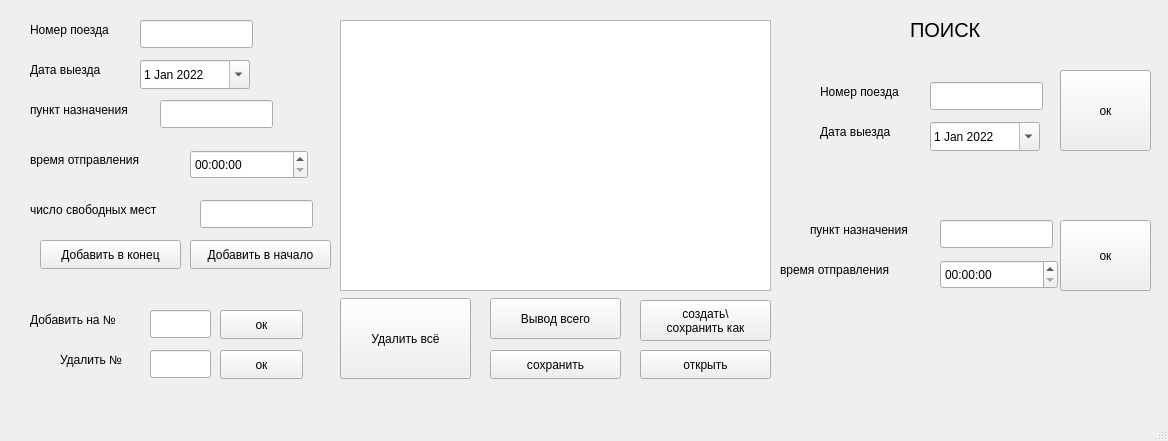
<?xml version="1.0" encoding="UTF-8"?>
<ui version="4.0">
 <class>MainWindow</class>
 <widget class="QMainWindow" name="MainWindow">
  <property name="geometry">
   <rect>
    <x>0</x>
    <y>0</y>
    <width>1168</width>
    <height>441</height>
   </rect>
  </property>
  <property name="windowTitle">
   <string>MainWindow</string>
  </property>
  <widget class="QWidget" name="centralwidget">
   <widget class="QLabel" name="label">
    <property name="geometry">
     <rect>
      <x>30</x>
      <y>60</y>
      <width>91</width>
      <height>20</height>
     </rect>
    </property>
    <property name="text">
     <string>Дата выезда</string>
    </property>
   </widget>
   <widget class="QLabel" name="label_2">
    <property name="geometry">
     <rect>
      <x>30</x>
      <y>100</y>
      <width>131</width>
      <height>20</height>
     </rect>
    </property>
    <property name="text">
     <string>пункт назначения</string>
    </property>
   </widget>
   <widget class="QLineEdit" name="location">
    <property name="geometry">
     <rect>
      <x>160</x>
      <y>100</y>
      <width>113</width>
      <height>28</height>
     </rect>
    </property>
    <property name="text">
     <string/>
    </property>
   </widget>
   <widget class="QLabel" name="label_3">
    <property name="geometry">
     <rect>
      <x>30</x>
      <y>150</y>
      <width>141</width>
      <height>20</height>
     </rect>
    </property>
    <property name="text">
     <string>время отправления</string>
    </property>
   </widget>
   <widget class="QLineEdit" name="freePlaces">
    <property name="geometry">
     <rect>
      <x>200</x>
      <y>200</y>
      <width>113</width>
      <height>28</height>
     </rect>
    </property>
    <property name="text">
     <string/>
    </property>
   </widget>
   <widget class="QLabel" name="label_4">
    <property name="geometry">
     <rect>
      <x>30</x>
      <y>200</y>
      <width>161</width>
      <height>20</height>
     </rect>
    </property>
    <property name="text">
     <string>число свободных мест</string>
    </property>
   </widget>
   <widget class="QTextBrowser" name="textBrowser">
    <property name="geometry">
     <rect>
      <x>340</x>
      <y>20</y>
      <width>431</width>
      <height>271</height>
     </rect>
    </property>
   </widget>
   <widget class="QPushButton" name="addInfo_Tail">
    <property name="geometry">
     <rect>
      <x>40</x>
      <y>240</y>
      <width>141</width>
      <height>29</height>
     </rect>
    </property>
    <property name="text">
     <string>Добавить в конец</string>
    </property>
   </widget>
   <widget class="QPushButton" name="out">
    <property name="geometry">
     <rect>
      <x>490</x>
      <y>298</y>
      <width>131</width>
      <height>41</height>
     </rect>
    </property>
    <property name="text">
     <string>Вывод всего</string>
    </property>
   </widget>
   <widget class="QLabel" name="label_5">
    <property name="geometry">
     <rect>
      <x>30</x>
      <y>20</y>
      <width>111</width>
      <height>20</height>
     </rect>
    </property>
    <property name="text">
     <string>Номер поезда</string>
    </property>
   </widget>
   <widget class="QLineEdit" name="number">
    <property name="geometry">
     <rect>
      <x>140</x>
      <y>20</y>
      <width>113</width>
      <height>28</height>
     </rect>
    </property>
    <property name="text">
     <string/>
    </property>
   </widget>
   <widget class="QDateEdit" name="date_2">
    <property name="geometry">
     <rect>
      <x>140</x>
      <y>60</y>
      <width>110</width>
      <height>29</height>
     </rect>
    </property>
    <property name="acceptDrops">
     <bool>false</bool>
    </property>
    <property name="autoFillBackground">
     <bool>false</bool>
    </property>
    <property name="wrapping">
     <bool>false</bool>
    </property>
    <property name="frame">
     <bool>true</bool>
    </property>
    <property name="readOnly">
     <bool>false</bool>
    </property>
    <property name="accelerated">
     <bool>false</bool>
    </property>
    <property name="keyboardTracking">
     <bool>true</bool>
    </property>
    <property name="showGroupSeparator" stdset="0">
     <bool>false</bool>
    </property>
    <property name="minimumDate">
     <date>
      <year>2022</year>
      <month>1</month>
      <day>1</day>
     </date>
    </property>
    <property name="calendarPopup">
     <bool>true</bool>
    </property>
    <property name="currentSectionIndex">
     <number>0</number>
    </property>
   </widget>
   <widget class="QTimeEdit" name="timeEdit">
    <property name="geometry">
     <rect>
      <x>190</x>
      <y>150</y>
      <width>118</width>
      <height>29</height>
     </rect>
    </property>
    <property name="showGroupSeparator" stdset="0">
     <bool>false</bool>
    </property>
    <property name="calendarPopup">
     <bool>true</bool>
    </property>
   </widget>
   <widget class="QPushButton" name="addInfo_Head">
    <property name="geometry">
     <rect>
      <x>190</x>
      <y>240</y>
      <width>141</width>
      <height>29</height>
     </rect>
    </property>
    <property name="text">
     <string>Добавить в начало</string>
    </property>
   </widget>
   <widget class="QLabel" name="label_6">
    <property name="geometry">
     <rect>
      <x>30</x>
      <y>310</y>
      <width>111</width>
      <height>20</height>
     </rect>
    </property>
    <property name="text">
     <string>Добавить на №</string>
    </property>
   </widget>
   <widget class="QLineEdit" name="insertNumber">
    <property name="geometry">
     <rect>
      <x>150</x>
      <y>310</y>
      <width>61</width>
      <height>28</height>
     </rect>
    </property>
    <property name="text">
     <string/>
    </property>
   </widget>
   <widget class="QPushButton" name="insert">
    <property name="geometry">
     <rect>
      <x>220</x>
      <y>310</y>
      <width>83</width>
      <height>29</height>
     </rect>
    </property>
    <property name="text">
     <string>ок</string>
    </property>
   </widget>
   <widget class="QLabel" name="label_7">
    <property name="geometry">
     <rect>
      <x>60</x>
      <y>350</y>
      <width>111</width>
      <height>20</height>
     </rect>
    </property>
    <property name="text">
     <string>Удалить №</string>
    </property>
   </widget>
   <widget class="QPushButton" name="deletenumber">
    <property name="geometry">
     <rect>
      <x>220</x>
      <y>350</y>
      <width>83</width>
      <height>29</height>
     </rect>
    </property>
    <property name="text">
     <string>ок</string>
    </property>
   </widget>
   <widget class="QLineEdit" name="deleteNumber">
    <property name="geometry">
     <rect>
      <x>150</x>
      <y>350</y>
      <width>61</width>
      <height>28</height>
     </rect>
    </property>
    <property name="text">
     <string/>
    </property>
   </widget>
   <widget class="QPushButton" name="deleteAll">
    <property name="geometry">
     <rect>
      <x>340</x>
      <y>298</y>
      <width>131</width>
      <height>81</height>
     </rect>
    </property>
    <property name="text">
     <string>Удалить всё</string>
    </property>
   </widget>
   <widget class="QLabel" name="label_9">
    <property name="geometry">
     <rect>
      <x>820</x>
      <y>82</y>
      <width>111</width>
      <height>20</height>
     </rect>
    </property>
    <property name="text">
     <string>Номер поезда</string>
    </property>
   </widget>
   <widget class="QLineEdit" name="number_2">
    <property name="geometry">
     <rect>
      <x>930</x>
      <y>82</y>
      <width>113</width>
      <height>28</height>
     </rect>
    </property>
    <property name="text">
     <string/>
    </property>
   </widget>
   <widget class="QLabel" name="label_10">
    <property name="geometry">
     <rect>
      <x>820</x>
      <y>122</y>
      <width>91</width>
      <height>20</height>
     </rect>
    </property>
    <property name="text">
     <string>Дата выезда</string>
    </property>
   </widget>
   <widget class="QDateEdit" name="date_3">
    <property name="geometry">
     <rect>
      <x>930</x>
      <y>122</y>
      <width>110</width>
      <height>29</height>
     </rect>
    </property>
    <property name="acceptDrops">
     <bool>false</bool>
    </property>
    <property name="autoFillBackground">
     <bool>false</bool>
    </property>
    <property name="wrapping">
     <bool>false</bool>
    </property>
    <property name="frame">
     <bool>true</bool>
    </property>
    <property name="readOnly">
     <bool>false</bool>
    </property>
    <property name="accelerated">
     <bool>false</bool>
    </property>
    <property name="keyboardTracking">
     <bool>true</bool>
    </property>
    <property name="showGroupSeparator" stdset="0">
     <bool>false</bool>
    </property>
    <property name="minimumDate">
     <date>
      <year>2022</year>
      <month>1</month>
      <day>1</day>
     </date>
    </property>
    <property name="calendarPopup">
     <bool>true</bool>
    </property>
    <property name="currentSectionIndex">
     <number>0</number>
    </property>
   </widget>
   <widget class="QPushButton" name="pushButton">
    <property name="geometry">
     <rect>
      <x>1060</x>
      <y>70</y>
      <width>91</width>
      <height>81</height>
     </rect>
    </property>
    <property name="text">
     <string>ок</string>
    </property>
   </widget>
   <widget class="QLabel" name="label_11">
    <property name="geometry">
     <rect>
      <x>810</x>
      <y>220</y>
      <width>131</width>
      <height>20</height>
     </rect>
    </property>
    <property name="text">
     <string>пункт назначения</string>
    </property>
   </widget>
   <widget class="QLineEdit" name="location_2">
    <property name="geometry">
     <rect>
      <x>940</x>
      <y>220</y>
      <width>113</width>
      <height>28</height>
     </rect>
    </property>
    <property name="text">
     <string/>
    </property>
   </widget>
   <widget class="QLabel" name="label_12">
    <property name="geometry">
     <rect>
      <x>780</x>
      <y>260</y>
      <width>141</width>
      <height>20</height>
     </rect>
    </property>
    <property name="text">
     <string>время отправления</string>
    </property>
   </widget>
   <widget class="QTimeEdit" name="timeEdit_2">
    <property name="geometry">
     <rect>
      <x>940</x>
      <y>260</y>
      <width>118</width>
      <height>29</height>
     </rect>
    </property>
    <property name="showGroupSeparator" stdset="0">
     <bool>false</bool>
    </property>
    <property name="calendarPopup">
     <bool>true</bool>
    </property>
   </widget>
   <widget class="QPushButton" name="pushButton_2">
    <property name="geometry">
     <rect>
      <x>1060</x>
      <y>220</y>
      <width>91</width>
      <height>71</height>
     </rect>
    </property>
    <property name="text">
     <string>ок</string>
    </property>
   </widget>
   <widget class="QLabel" name="label_13">
    <property name="geometry">
     <rect>
      <x>910</x>
      <y>20</y>
      <width>111</width>
      <height>20</height>
     </rect>
    </property>
    <property name="font">
     <font>
      <pointsize>15</pointsize>
     </font>
    </property>
    <property name="text">
     <string>ПОИСК</string>
    </property>
   </widget>
   <widget class="QPushButton" name="save">
    <property name="geometry">
     <rect>
      <x>490</x>
      <y>350</y>
      <width>131</width>
      <height>29</height>
     </rect>
    </property>
    <property name="text">
     <string>сохранить</string>
    </property>
   </widget>
   <widget class="QPushButton" name="create">
    <property name="geometry">
     <rect>
      <x>640</x>
      <y>300</y>
      <width>131</width>
      <height>41</height>
     </rect>
    </property>
    <property name="text">
     <string>создать\
сохранить как</string>
    </property>
   </widget>
   <widget class="QPushButton" name="open">
    <property name="geometry">
     <rect>
      <x>640</x>
      <y>350</y>
      <width>131</width>
      <height>29</height>
     </rect>
    </property>
    <property name="text">
     <string>открыть</string>
    </property>
   </widget>
  </widget>
  <widget class="QMenuBar" name="menubar">
   <property name="geometry">
    <rect>
     <x>0</x>
     <y>0</y>
     <width>1168</width>
     <height>17</height>
    </rect>
   </property>
  </widget>
  <widget class="QStatusBar" name="statusbar"/>
 </widget>
 <resources/>
 <connections/>
</ui>
